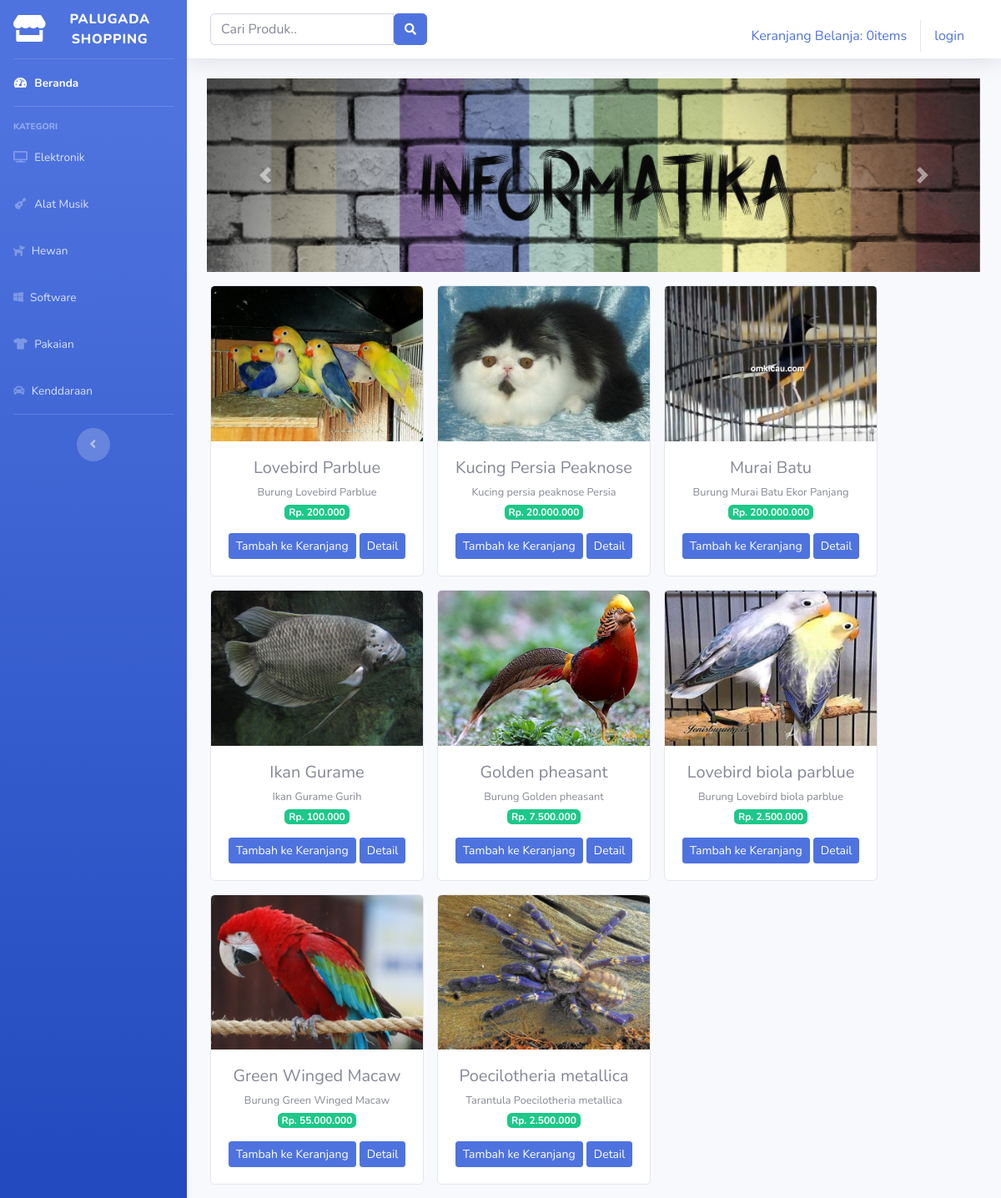
The page /index.php/kategori/hewan on the database its author committed.
### tables this page shows
CREATE TABLE `tb_barang` (
  `id_brg` int(11) NOT NULL,
  `nama_brg` varchar(120) NOT NULL,
  `keterangan` varchar(225) NOT NULL,
  `kategori` varchar(60) NOT NULL,
  `harga` int(11) NOT NULL,
  `stok` int(4) NOT NULL,
  `gambar` text NOT NULL
);

### application/controllers/kategori.php (called while the page is built, shortened)
<?php
class Kategori extends CI_Controller{
		public function hewan()
	{
		$data['hewan'] = $this->model_kategori->data_hewan()->result();
		$this->load->view('templates/header');
		$this->load->view('templates/sidebar');
		$this->load->view('hewan', $data);
		$this->load->view('templates/footer');
	}
}

### index.php (called while the page is built, shortened)
<?php
require_once BASEPATH.'core/CodeIgniter.php';

### application/models/model_kategori.php (called while the page is built, shortened)
<?php
class Model_kategori extends CI_Model{
	public function data_hewan(){
		return $this->db->get_where('tb_barang',array('kategori' => 'hewan'));
	}
}

### application/views/hewan.php (the view, shortened to what this page needs)
<div class="container-fluid">
  <div id="carouselExampleIndicators" class="carousel slide" data-ride="carousel">
  <ol class="carousel-indicators">
    <li data-target="#carouselExampleIndicators" data-slide-to="0" class="active"></li>
    <li data-target="#carouselExampleIndicators" data-slide-to="1"></li>
    <li data-target="#carouselExampleIndicators" data-slide-to="2"></li>
  </ol>
  <div class="carousel-inner">
    <div class="carousel-item active">
      <img class="d-block w-100" src="<?php echo base_url('assets/img/slide1.png') ?>" alt="First slide">
    </div>
  <a class="carousel-control-prev" href="#carouselExampleIndicators" role="button" data-slide="prev">
    <span class="carousel-control-prev-icon" aria-hidden="true"></span>
  </a>
  <a class="carousel-control-next" href="#carouselExampleIndicators" role="button" data-slide="next">
    <span class="carousel-control-next-icon" aria-hidden="true"></span>
  </a>
</div>
          <div class="row text-center mt-3">
              <?php foreach ($hewan as $brg) : ?>
                <div class="card ml-3 mb-3" style="width: 16rem;">
          <img src="<?php echo base_url(). "/uploads/" .$brg->gambar ?>" class="card-img-top" alt="...">
          <div class="card-body">
            <h5 class="card-title mb-1"><?php echo $brg->nama_brg ?></h5>
            <small><?php echo $brg->keterangan ?></small><br>
            <span class="badge badge-success mb-3">Rp. <?php echo number_format($brg->harga, 0,',','.')  ?></span>
            <?php echo anchor('dashboard/tambah_ke_keranjang/'.$brg->id_brg,'<div class="btn btn-sm btn-primary">Tambah ke Keranjang</div>') ?>
            <?php echo anchor('dashboard/detail/'.$brg->id_brg,'<div class="btn btn-sm btn-primary">Detail</div>') ?>
  </div>
</div>
      <?php endforeach; ?>
  </div>
</div>

### rows shown on the page
tb_barang: gambar (picture), nama_brg "Lovebird Parblue", keterangan "Burung Lovebird Parblue", harga "200.000", id_brg "Tambah ke Keranjang", id_brg "Detail"
tb_barang: gambar (picture), nama_brg "Kucing Persia Peaknose", keterangan "Kucing persia peaknose Persia", harga "20.000.000", id_brg "Tambah ke Keranjang", id_brg "Detail"
tb_barang: gambar (picture), nama_brg "Murai Batu", keterangan "Burung Murai Batu Ekor Panjang", harga "200.000.000", id_brg "Tambah ke Keranjang", id_brg "Detail"
tb_barang: gambar (picture), nama_brg "Ikan Gurame", keterangan "Ikan Gurame Gurih", harga "100.000", id_brg "Tambah ke Keranjang", id_brg "Detail"
tb_barang: gambar (picture), nama_brg "Golden pheasant", keterangan "Burung Golden pheasant", harga "7.500.000", id_brg "Tambah ke Keranjang", id_brg "Detail"
tb_barang: gambar (picture), nama_brg "Lovebird biola parblue", keterangan "Burung Lovebird biola parblue", harga "2.500.000", id_brg "Tambah ke Keranjang", id_brg "Detail"
tb_barang: gambar (picture), nama_brg "Green Winged Macaw", keterangan "Burung Green Winged Macaw", harga "55.000.000", id_brg "Tambah ke Keranjang", id_brg "Detail"
tb_barang: gambar (picture), nama_brg "Poecilotheria metallica", keterangan "Tarantula Poecilotheria metallica", harga "2.500.000", id_brg "Tambah ke Keranjang", id_brg "Detail"

### other values the page prints
anchor('dashboard/detail_keranjang',$keranjang ) "Keranjang Belanja: 0items"
anchor('auth/login','login') "login"
